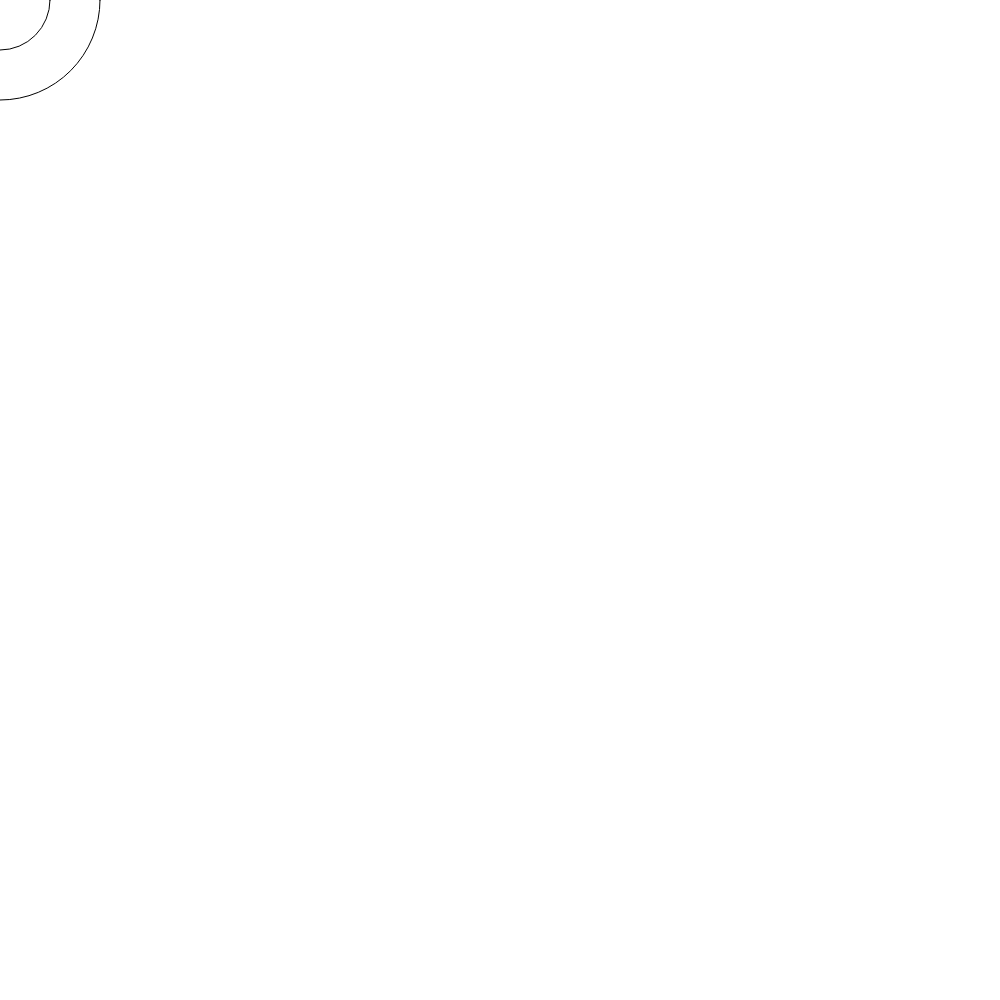
Frame 1 (no input)
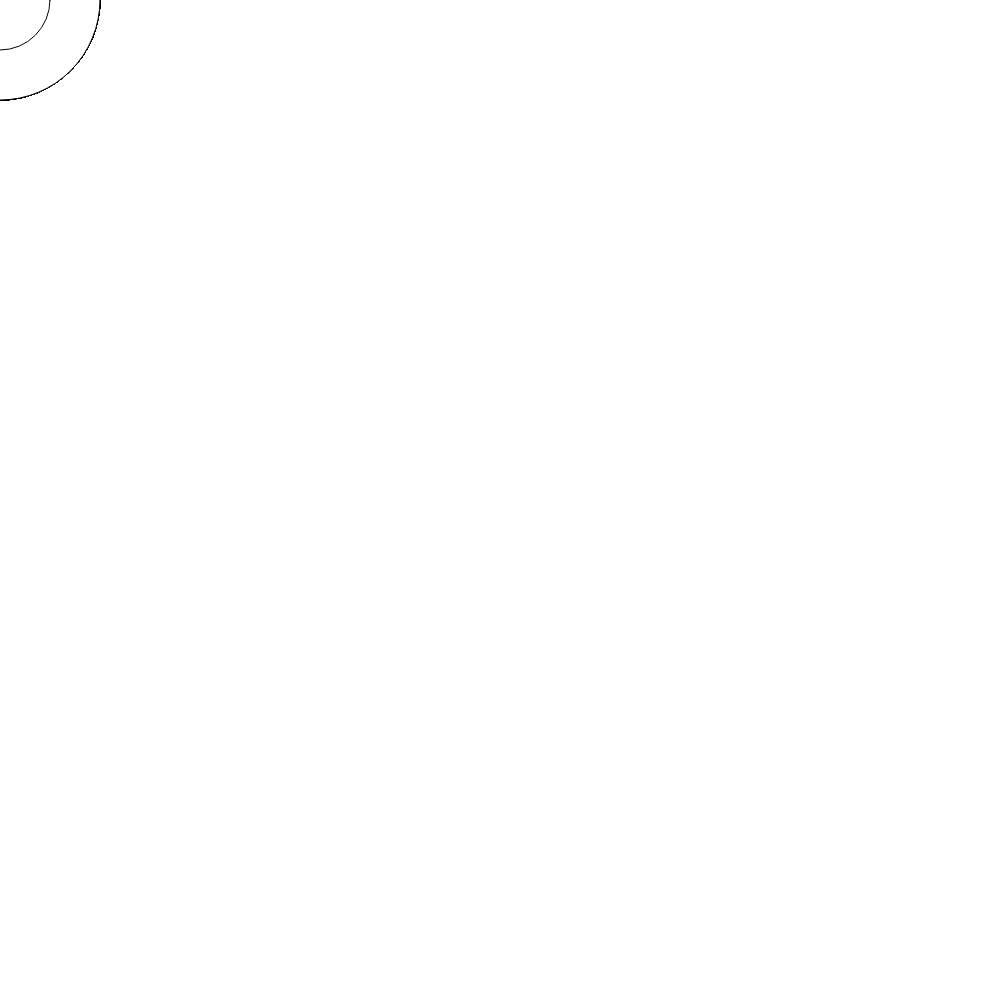
Frame 60 (no input)
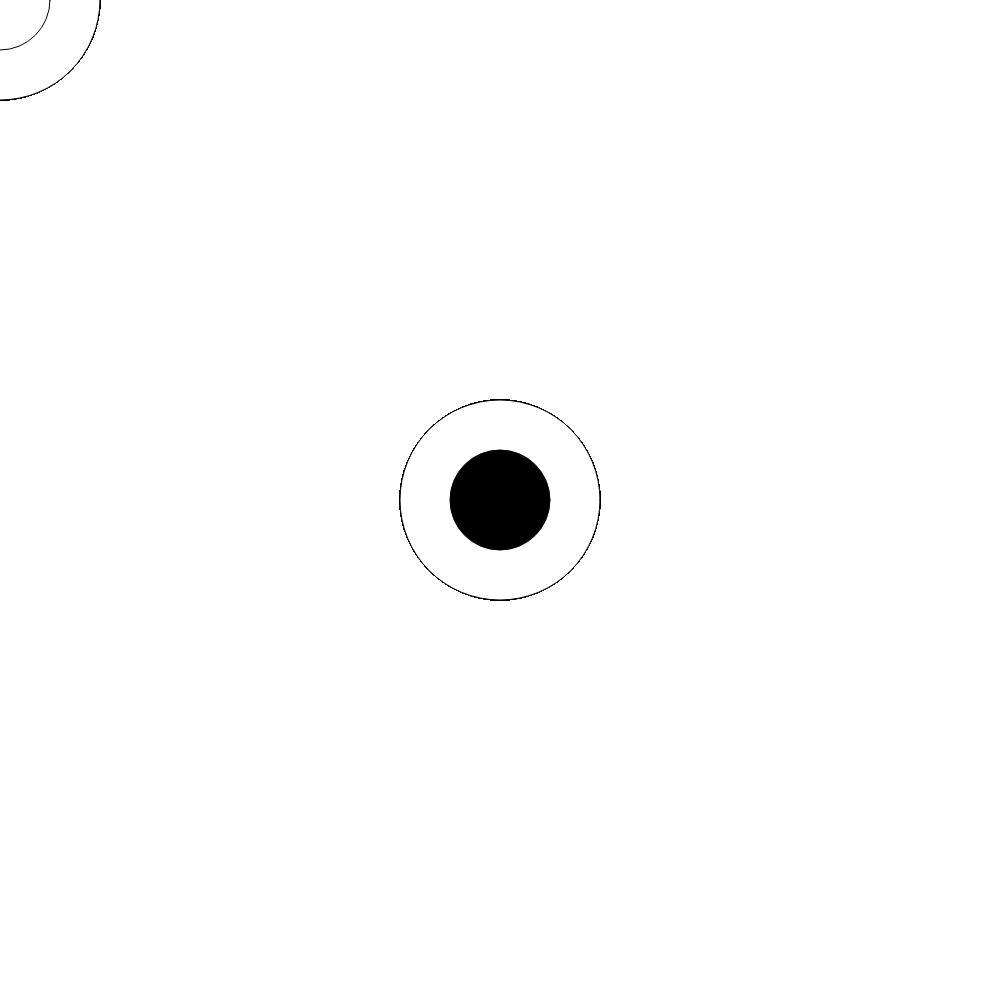
Frame 120 (the mouse pressed at the canvas centre since frame 60)

The p5.js sketch that drew these frames (run headless with seeded random() and noise() and a simulated clock; from frame 60 on, the mouse is pressed at the canvas centre):

// p5.js sketch
// ── sketch.js
// Toggle for B&W only
function setup(){
    createCanvas(1000, 1000);
    background(255);
}

function draw(){
    strokeWeight(1);

    if (mouseIsPressed){
        ellipse(mouseX, mouseY, 200);
        fill(0);

        ellipse(mouseX, mouseY, 100, 100);
        fill(255);

    } else {
        ellipse(mouseX, mouseY, 200);
        fill(255);

        ellipse(mouseX, mouseY, 100, 100);
        fill(255);
    }
}

// // Toggle for colour only
// function setup(){
//     createCanvas(1000, 1000);
//     background(255,223,102);
// }

// function draw(){
//     strokeWeight(1);

//     if (mouseIsPressed){
//         ellipse(mouseX, mouseY, 200);
//         fill(255);

//         ellipse(mouseX, mouseY, 100, 100);
//         fill(255,223,102);

//     } else {
//         ellipse(mouseX, mouseY, 200);
//         fill(255,223,102);

//         ellipse(mouseX, mouseY, 100, 100);
//         fill(255);
//     }
// }

// References:
// https://p5js.org/zh-Hans/reference/#/p5/ellipseMode
// https://gokcetaskan.com/artofcode/basics
